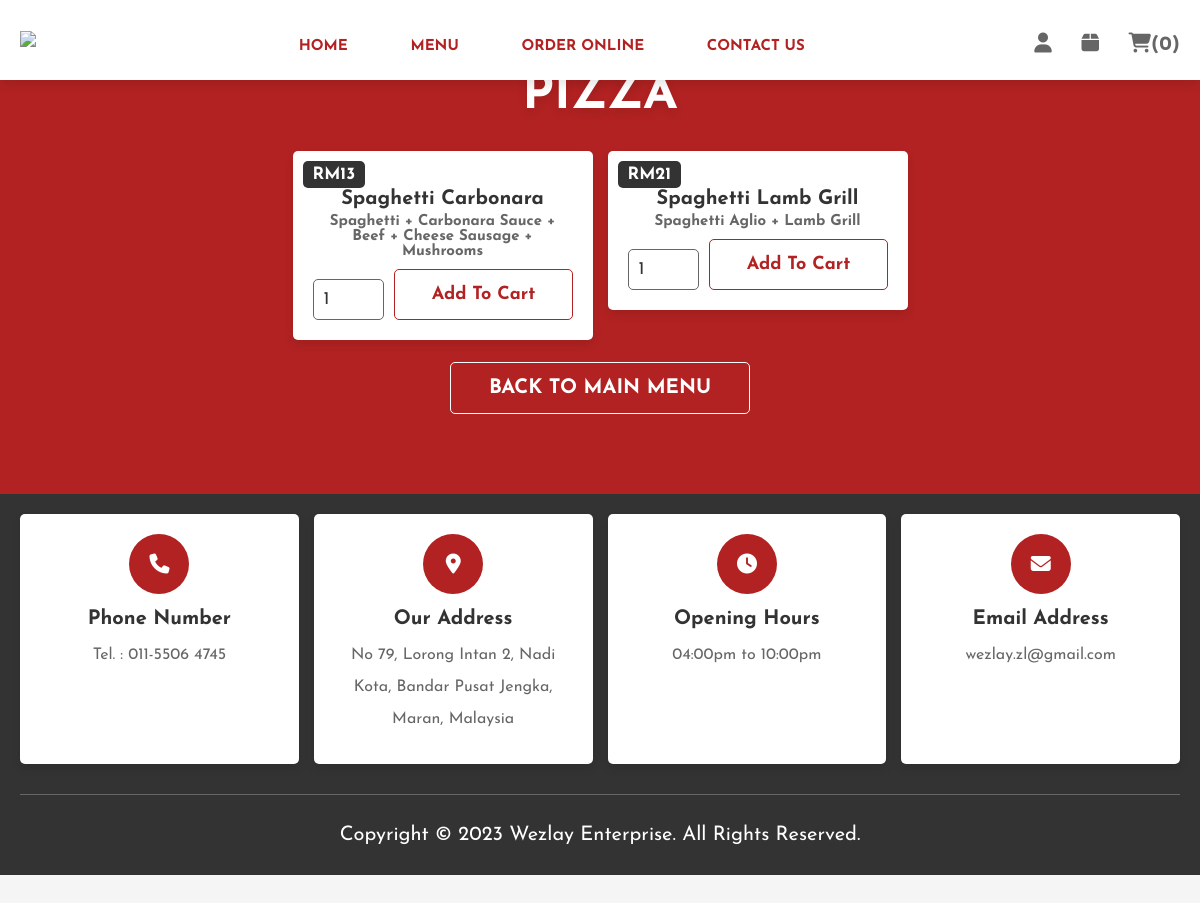
The app's page /pasta.php (signed in) with its own data.
### tables this page shows
CREATE TABLE `products` (
  `id` int(100) NOT NULL,
  `name` varchar(100) NOT NULL,
  `price` int(10) NOT NULL,
  `image` varchar(100) NOT NULL,
  `category` varchar(20) NOT NULL,
  `desc` varchar(255) NOT NULL
);

### pasta.php (the view, shortened to what this page needs)
<?php
include 'config.php';
if(isset($_SESSION['user_id'])){
   $user_id = $_SESSION['user_id'];
}else{
   $user_id = '';
};
?>
<!DOCTYPE html>
<html lang="en">
<head>
   <link rel="stylesheet" href="https://cdnjs.cloudflare.com/ajax/libs/font-awesome/6.1.1/css/all.min.css">
   <link rel="stylesheet" href="styles.css">
</head>
<body>
<header class="header">
   <section class="flex">
      <a href="index.php" class="logo"><img src="images/logo2.png"</a>
      <nav class="navbar">
         <a href="index.php">Home</a>
         <a href="menu.php">Menu</a>
         <a href="order-online.php">Order Online</a>
         <a href="contact.php">Contact Us</a>
      </nav>
      <div class="icons">
         <div id="user-btn" class="fas fa-user"></div>
         <div id="order-btn" class="fas fa-box"></div>
         <?php
            $count_cart_items = $conn->prepare("SELECT * FROM  cart  WHERE user_id = ?");
            $count_cart_items->execute([$user_id]);
            $total_cart_items = $count_cart_items->rowCount();
         ?>
         <div id="cart-btn" class="fas fa-shopping-cart"><span>(<?= $total_cart_items; ?>)</span></div>
      </div>
   </section>
</header>
<section id="menu" class="menu">
    <h1 class="heading">PIZZA</h1>
    <div class="box-container">
    <?php
         $select_products = $conn->prepare("SELECT * FROM products where category = 'Pasta'");
         $select_products->execute();
         if($select_products->rowCount() > 0){
            while($fetch_products = $select_products->fetch(PDO::FETCH_ASSOC)){
      ?>
      <div class="box">
         <div class="price"><p>RM<?= $fetch_products['price'] ?> </p></div>
         <div class="name"><h3><?= $fetch_products['name'] ?></h3></div>
         <div class="desc"><h2><?= $fetch_products['desc'] ?></h2></div>
         <form action="" method="post">
            <input type="number" name="qty" class="qty" min="1" max="99" onkeypress="if(this.value.length == 2) return false;" value="1">
            <input type="submit" class="btn" name="add_to_cart" value="add to cart">
         </form>
      </div>
      <?php
         }
      }else{
         echo '<p class="empty">no products added yet!</p>';
      }
      ?>
    </div>
    <br>
    <br>
    <a href="menu.php" class="btn">BACK TO MAIN MENU</a>
 </section>
 <section class="footer">
         <div class="box-container">
         <div class="box">
            <i class="fas fa-phone"></i>
            <h3>Phone number</h3>
            <p>Tel. : 011-5506 4745</p>
         </div>
         <div class="box">
            <i class="fas fa-map-marker-alt"></i>
            <h3>our address</h3>
            <p>No 79, Lorong Intan 2, Nadi Kota, Bandar Pusat Jengka, Maran, Malaysia</p>
         </div>
         <div class="box">
            <i class="fas fa-clock"></i>
            <h3>opening hours</h3>
            <p>04:00pm to 10:00pm</p>
         </div>
         <div class="box">
            <i class="fas fa-envelope"></i>
            <h3>email address</h3>
            <p>wezlay.zl@gmail.com</p>
         </div>
         </div>
         <div class="credit">
         <p>Copyright © 2023 Wezlay Enterprise.
         All Rights Reserved.</p>
         </div>
 </section>
 </body>
 </html>

### styles.css (style rules this page uses)
:root { --red:#B22222; --black:#333; --white:#fff; --light-bg:#f5f5f5; --btn-shadow: rgb(192, 192, 192); --light-color:#666; --border:.1rem solid var(--light-color); --box-shadow:0 .5rem 1rem rgba(0,0,0,.1); }
* { font-family: 'Josefin Sans', sans-serif; margin:0; padding:0; box-sizing: border-box; outline: none; border:none; text-decoration: none; transition: .2s linear; }
html { font-size: 62.5%; overflow-x: hidden; scroll-behavior: smooth; scroll-padding-top: 7.5rem; }
.desc h2 { font-size: 1.5rem; color:var(--light-color); margin-bottom: 1rem; text-transform: capitalize; }
body { background: var(--light-bg); overflow-x: hidden; }
section { padding:2rem; margin:0 auto; max-width: 1200px; }
.header { text-align: center; margin-bottom: 2rem; font-size: 4rem; color:var(--black); text-transform: uppercase; }
.header .logo img { width: 80px; height: auto; }
.btn { display: block; width: 100%; margin-top: 1rem; border-radius: .5rem; padding:1rem 3rem; font-size: 2rem; color:var(--white); background-color: var(--red); cursor: pointer; text-transform: capitalize; text-align: center; }
.header { position: fixed; top:0; left:0; right:0; background-color: var(--white); box-shadow: var(--box-shadow); z-index: 1000; }
.header .flex { display: flex; align-items: center; justify-content: space-between; position: relative; }
.header .flex .logo { font-size: 2.5rem; color:var(--black); }
.header .flex .navbar a { text-decoration: none; margin:0 1rem; font-size: 15px; font-weight: bold; color:var(--red); padding: 1rem 1.5rem; border-radius: 20px; }
.header .flex .icons div { font-size: 20px; color:var(--light-color); cursor: pointer; margin-left: 1.7rem; }
.header .flex .icons div span { font-size: 2rem; }
.menu { background: var(--red); margin-top: 2rem; padding-bottom: 8rem; }
.menu .btn { width: 300px; margin: 0 auto; padding: 15px 20px; color: #eee; border: 1px var(--white) solid; background-color: var(--red); font-weight: bold; }
.menu .btn { background:transparent; color: var(--white); }
.menu h1 { padding-top: 30px; text-align: center; font-size: 5rem; color:var(--white); margin-bottom: 3rem; text-transform: capitalize; text-shadow: var(--box-shadow); }
.menu .box-container { display: grid; grid-template-columns: repeat(auto-fit, 30rem); gap:1.5rem; align-items: flex-start; justify-content: center; }
.menu .box-container .box { background-color: var(--white); border-radius: .5rem; padding:2rem; text-align: center; box-shadow: var(--box-shadow); position: relative; }
.menu .box-container .box p { background-color: var(--black); border-radius: .5rem; padding:.5rem 1rem; font-size: 1.7rem; font-weight: bold; color:var(--white); position: absolute; top:1rem; left:1rem; }
.menu .box-container .box h3 { font-size: 2rem; color:var(--black); }
.menu .box-container .box .name { font-size: 2rem; color:var(--black); margin:.5rem 0; }
.menu .box-container .box form { display: flex; gap:1rem; }
.menu .box-container .box form .qty { width: 8rem; border:var(--border); padding:1rem; margin-top: 1rem; border-radius: .5rem; font-size: 1.8rem; color:var(--black); }
.menu .box-container .box form .btn { width: 200px; border: 1px var(--red) solid; border-radius: .5rem; font-size: 1.8rem; color:var(--red); cursor: pointer; }
.footer { background-color: var(--black); }
.footer .box-container { display: grid; grid-template-columns: repeat(auto-fit, minmax(27rem, 1fr)); gap:1.5rem; align-items: flex-start; justify-content: center; }
.footer .box-container .box { padding:2rem; text-align: center; background-color: var(--white); box-shadow: var(--box-shadow); border-radius: .5rem; height: 250px; }
.footer .box-container .box i { height: 6rem; width: 6rem; line-height: 6rem; font-size: 2rem; color:var(--white); background-color: var(--red); border-radius: 50%; margin-bottom: .5rem; }
.footer .box-container .box h3 { margin:1rem 0; color:var(--black); text-transform: capitalize; font-size: 2rem; }
.footer .box-container .box p { line-height: 2; font-size: 1.6rem; color:var(--light-color); }
.footer .credit { text-align: center; margin-top: 3rem; padding:1rem 0; padding-top: 3rem; border-top: var(--border); font-size: 2rem; color:var(--white); }

### records on screen
products: price "13", name "Spaghetti Carbonara", desc "Spaghetti + Carbonara Sauce + Beef + Cheese Sausage + Mushrooms"
products: price "21", name "Spaghetti Lamb Grill", desc "Spaghetti Aglio + Lamb Grill"

### other values on screen
$total_cart_items "0"
